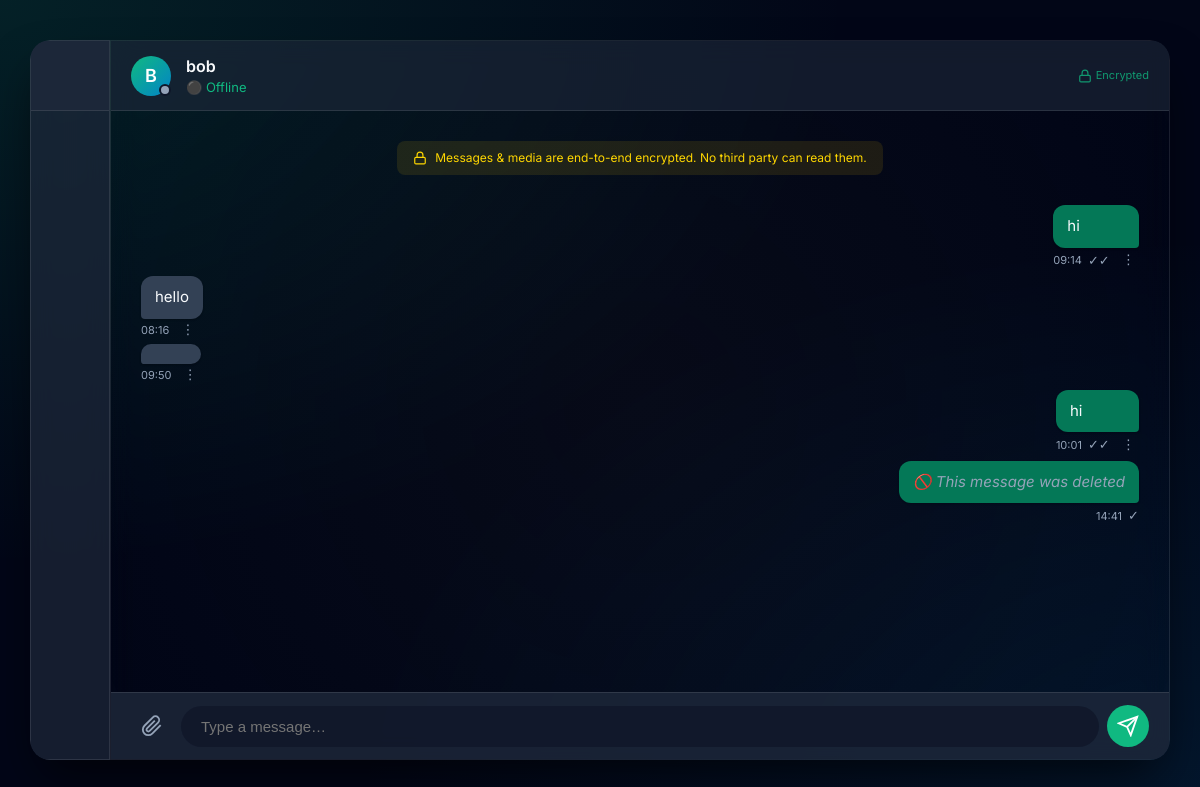
Screenshot of /chat/bob/ (signed in) with the database file from the repository.
### chat/models.py (models this page shows, shortened)
class Message(models.Model):
    sender    = models.ForeignKey(User, on_delete=models.CASCADE, related_name='sent_messages')
    receiver  = models.ForeignKey(User, on_delete=models.CASCADE, related_name='received_messages')
    room_name = models.CharField(max_length=255, db_index=True)
    encrypted_content = models.TextField(blank=True, default='')
    message_type = models.CharField(max_length=10, choices=MESSAGE_TYPES, default='text')
    timestamp    = models.DateTimeField(auto_now_add=True, db_index=True)
    status       = models.CharField(max_length=10, choices=MESSAGE_STATUS, default='sent')
    media_file     = models.FileField(upload_to='chat/media/', null=True, blank=True)
    media_filename = models.CharField(max_length=255, null=True, blank=True)
    media_size     = models.PositiveIntegerField(null=True, blank=True)    # bytes
    media_mime     = models.CharField(max_length=100, null=True, blank=True)
    media_aes_key   = models.TextField(null=True, blank=True)
    media_aes_nonce = models.TextField(null=True, blank=True)
    thumbnail = models.ImageField(upload_to='chat/thumbnails/', null=True, blank=True)
    deleted_by_sender = models.BooleanField(default=False)
    deleted_by_receiver = models.BooleanField(default=False)
    is_deleted_for_everyone = models.BooleanField(default=False)
    class Meta:
        ordering = ['timestamp']
    def get_content(self) -> str:
        if not self.encrypted_content:
            return ''
        return decrypt_message(self.encrypted_content)

### chat/views.py (the view, shortened to what this page needs)
# urls.py: path('chat/<str:username>/', views.chat_room_view, name='chat_room'),
@login_required
def chat_room_view(request, username):
    other_user = get_object_or_404(User, username=username)
    UserProfile.objects.get_or_create(user=request.user)
    other_profile, _ = UserProfile.objects.get_or_create(user=other_user)
    sorted_usernames = sorted([request.user.username, other_user.username])
    room_name = f"chat_{sorted_usernames[0]}_{sorted_usernames[1]}"
    db_messages = Message.objects.filter(room_name=room_name).order_by('timestamp')
    chat_history = []
    for msg in db_messages:
        if msg.sender == request.user and msg.deleted_by_sender:
            continue
        if msg.receiver == request.user and msg.deleted_by_receiver:
            continue
        entry = {
            'sender': msg.sender.username,
            'timestamp': msg.timestamp,
            'message_type': msg.message_type,
            'message_id': msg.id,
            'status': msg.status,
            'is_deleted_for_everyone': msg.is_deleted_for_everyone,
        }
        if msg.is_deleted_for_everyone:
            entry['message_type'] = 'text'
            entry['content'] = '🚫 This message was deleted'
            chat_history.append(entry)
            continue
        if msg.message_type == 'text':
            entry['content'] = msg.get_content()
        chat_history.append(entry)
    return render(request, 'chat/chat.html', {
        'other_user': other_user,
        'other_is_online': other_profile.is_online,
        'other_last_seen': other_profile.last_seen,
        'chat_history': chat_history,
    })

### chat/encryption.py (called while the page is built, shortened)
def get_fernet():
    global fernet
    return fernet

def decrypt_message(token: str) -> str:
    f = get_fernet()
    try:
        return f.decrypt(token.encode('utf-8')).decode('utf-8')
    except Exception as e:
        logger.error(f"Failed to decrypt message: {e}")
        return "[Decryption Error]"

### chat/templates/chat/chat.html (shortened to what this page needs)
{% extends 'chat/base.html' %}
{% load static %}
{% load humanize %}
{% block content %}
<div class="chat-layout">
    <div class="sidebar collapsed-sidebar glass-panel">
        <div class="sidebar-header">
        </div>
    </div>
    <div class="chat-area active-chat glass-panel">
        <div class="chat-header">
            <div class="chat-header-user">
                <div class="avatar header-avatar">
                    {{ other_user.username.0|upper }}
                    {% if other_is_online %}
                        <span id="header-status-dot" class="status-indicator online"></span>
                    {% else %}
                        <span id="header-status-dot" class="status-indicator offline"></span>
                    {% endif %}
                </div>
                <div class="header-info">
                    <h2>{{ other_user.username }}</h2>
                    <div class="status-text">
                        <span id="online-status">
                        </span>
                    </div>
                </div>
            </div>
            <div class="chat-header-actions">
                <div class="encryption-badge-small" title="End-to-end encrypted">
                    <svg width="14" height="14" viewBox="0 0 24 24" fill="none" stroke="currentColor" stroke-width="2">
                        <rect x="3" y="11" width="18" height="11" rx="2" ry="2"></rect>
                        <path d="M7 11V7a5 5 0 0 1 10 0v4"></path>
                    </svg>
                    <span style="font-size:11px;margin-left:4px">Encrypted</span>
                </div>
            </div>
        </div>
        <div class="messages-container" id="chat-messages">
            <div class="e2e-notice">
                <svg width="14" height="14" viewBox="0 0 24 24" fill="none" stroke="currentColor" stroke-width="2">
                    <rect x="3" y="11" width="18" height="11" rx="2" ry="2"></rect>
                    <path d="M7 11V7a5 5 0 0 1 10 0v4"></path>
                </svg>
                Messages &amp; media are end-to-end encrypted. No third party can read them.
            </div>
            {% for msg in chat_history %}
                {% if msg.sender == request.user.username %}
                    <div class="message sent" data-msg-id="{{ msg.message_id }}">
                {% else %}
                    <div class="message received" data-msg-id="{{ msg.message_id }}">
                {% endif %}
                    {% if msg.message_type == 'text' %}
                        <div class="message-bubble {% if msg.is_deleted_for_everyone %}msg-deleted-text{% endif %}">{{ msg.content }}</div>
                    {% endif %}
                    <div class="message-meta">
                        {{ msg.timestamp|time:"H:i" }}
                        {% if msg.sender == request.user.username %}
                            <span class="tick {{ msg.status }}" data-msg-id="{{ msg.message_id }}">
                                {% if msg.status == 'seen' %}✓✓{% elif msg.status == 'delivered' %}✓✓{% else %}✓{% endif %}
                            </span>
                        {% endif %}
                        {% if not msg.is_deleted_for_everyone %}
                        <div class="msg-dropdown">
                            <button class="msg-dropdown-btn" onclick="toggleDropdown(this)">⋮</button>
                        </div>
                        {% endif %}
                    </div>
                </div>
            {% endfor %}
        </div>
        <div class="chat-input-area">
            <div class="fab-menu">
                <button class="icon-btn" id="fab-btn" title="Attach file">
                    <svg width="22" height="22" viewBox="0 0 24 24" fill="none" stroke="currentColor" stroke-width="2">
                        <path d="M21.44 11.05l-9.19 9.19a6 6 0 0 1-8.49-8.49l9.19-9.19a4 4 0 0 1 5.66 5.66l-9.2 9.19a2 2 0 0 1-2.83-2.83l8.49-8.48"></path>
                    </svg>
                </button>
            </div>
            <div id="input-row" style="display:flex;flex:1;align-items:center;gap:8px">
                <input type="text" id="chat-message-input" placeholder="Type a message…" autocomplete="off">
                <button class="icon-btn send-btn" id="chat-message-submit" title="Send">
                    <svg width="22" height="22" viewBox="0 0 24 24" fill="none" stroke="currentColor" stroke-width="2">
                        <line x1="22" y1="2" x2="11" y2="13"></line>
                        <polygon points="22 2 15 22 11 13 2 9 22 2"></polygon>
                    </svg>
                </button>
            </div>
        </div>
    </div>
</div>
{% endblock %}

### rows the page displays
Message: timestamp "09:14"
Message: timestamp "08:16"
Message: message_type "text" (drawn), timestamp "09:50"
Message: timestamp "10:01"
Message: timestamp "14:41"

### other values shown
{{ other_user.username.0|upper }} "B"
{{ other_user.username }} "bob"
{{ msg.content }} "hi" "hello" "hi" "🚫 This message was deleted"
